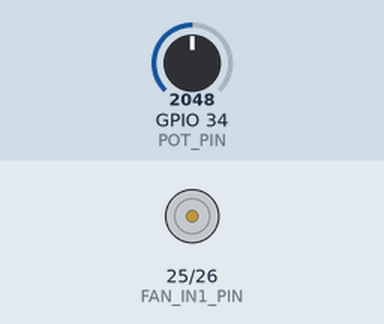
Recording of a sketch running on a simulated ESP32. Parts: motor-driver pin pairs drawn as motors (green arrow = first pin HIGH = forward, orange = second pin HIGH = backward, longer = more drive). The inputs (shaded band) are chosen by the test bench; at power-on: GPIO 34 (POT_PIN) = 2048.

Above: at 1.2 s.
1.3 s: GPIO 34 (POT_PIN) set to 2866
At 1.6 s:
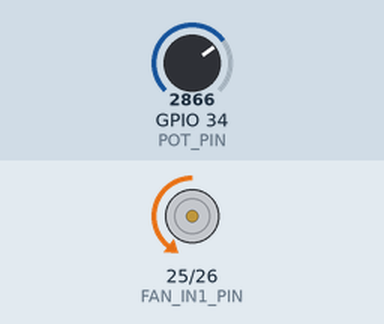
2.8 s: GPIO 34 (POT_PIN) set to 3603
At 3.6 s:
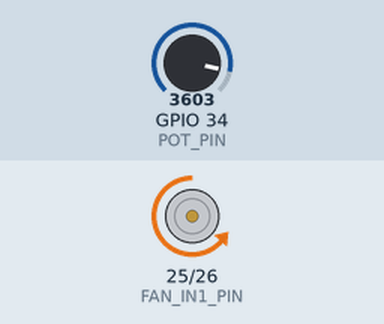
4.3 s: GPIO 34 (POT_PIN) set to 4095
At 5.1 s:
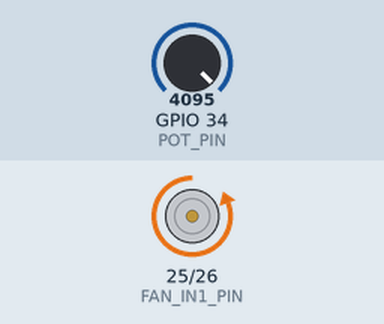
5.8 s: GPIO 34 (POT_PIN) set to 1228
At 7.0 s:
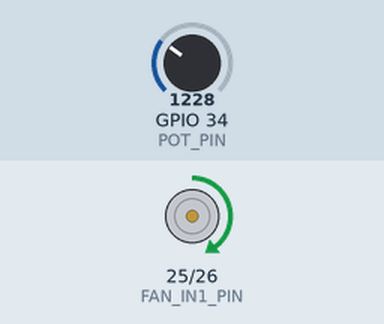
7.3 s: GPIO 34 (POT_PIN) set to 491
At 8.7 s:
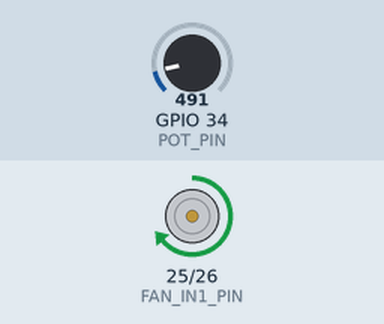
Timing chart, 0 to 9.8 s (numbered marks = the images above; inputs shaded):
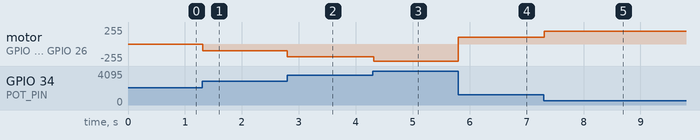

The sketch:

sketch_feb21a_0221.ino
```cpp
// 引脚定义
#define FAN_IN1_PIN 25   // DRV8871 IN1（正转控制）
#define FAN_IN2_PIN 26   // DRV8871 IN2（反转控制）
#define POT_PIN 34       // 电位器信号脚

// PWM 设置
#define PWM_CHANNEL1 0   // IN1 对应 PWM 通道
#define PWM_CHANNEL2 1   // IN2 对应 PWM 通道
#define PWM_FREQ 25000   // 25kHz 适配风扇/马达
#define PWM_RESOLUTION 8 // 0-255 调速范围

// 电位器参数
#define POT_MID 2048     // 电位器中点值
#define DEAD_ZONE 50     // 中点死区（±50）
#define POT_MIN 0        // 电位器最小值
#define POT_MAX 4095     // 电位器最大值

void setup() {
  // 初始化 PWM 通道（ESP32 标准写法）
  ledcSetup(PWM_CHANNEL1, PWM_FREQ, PWM_RESOLUTION);
  ledcSetup(PWM_CHANNEL2, PWM_FREQ, PWM_RESOLUTION);

  // 绑定 PWM 到引脚（ESP32 专用，注意函数名是 ledcAttachPin）
  ledcAttachPin(FAN_IN1_PIN, PWM_CHANNEL1);
  ledcAttachPin(FAN_IN2_PIN, PWM_CHANNEL2);

  // 初始状态：两个引脚都输出 0（马达停止）
  ledcWrite(PWM_CHANNEL1, 0);
  ledcWrite(PWM_CHANNEL2, 0);

  // 电位器设为输入
  pinMode(POT_PIN, INPUT);
}

void loop() {
  // 1. 读取电位器当前值
  int potValue = analogRead(POT_PIN);

  // 2. 判断电位器位置并控制马达
  if (potValue < POT_MID - DEAD_ZONE) {
    // 左侧：正转，转速 = 偏离中点的幅度
    int speed = map(potValue, POT_MIN, POT_MID - DEAD_ZONE, 255, 0);
    ledcWrite(PWM_CHANNEL1, speed);  // IN1 输出 PWM
    ledcWrite(PWM_CHANNEL2, 0);      // IN2 低电平
  }
  else if (potValue > POT_MID + DEAD_ZONE) {
    // 右侧：反转，转速 = 偏离中点的幅度
    int speed = map(potValue, POT_MID + DEAD_ZONE, POT_MAX, 0, 255);
    ledcWrite(PWM_CHANNEL1, 0);      // IN1 低电平
    ledcWrite(PWM_CHANNEL2, speed);  // IN2 输出 PWM
  }
  else {
    // 中点死区：马达停止
    ledcWrite(PWM_CHANNEL1, 0);
    ledcWrite(PWM_CHANNEL2, 0);
  }

  // 平滑延迟，减少抖动
  delay(20);
}
```

Measured:
- after the input at 1.3 s, motor on GPIO 25 (FAN_IN1_PIN) / GPIO 26 (FAN_IN2_PIN): stopped → backward 98/255 at once
- after the input at 2.8 s, motor on GPIO 25 (FAN_IN1_PIN) / GPIO 26 (FAN_IN2_PIN): backward 98/255 → backward 191/255 at once
- after the input at 4.3 s, motor on GPIO 25 (FAN_IN1_PIN) / GPIO 26 (FAN_IN2_PIN): backward 191/255 → backward 255/255 at once
- after the input at 5.8 s, motor on GPIO 25 (FAN_IN1_PIN) / GPIO 26 (FAN_IN2_PIN): backward 255/255 → forward 99/255 at once
- after the input at 7.3 s, motor on GPIO 25 (FAN_IN1_PIN) / GPIO 26 (FAN_IN2_PIN): forward 99/255 → forward 192/255 at once
